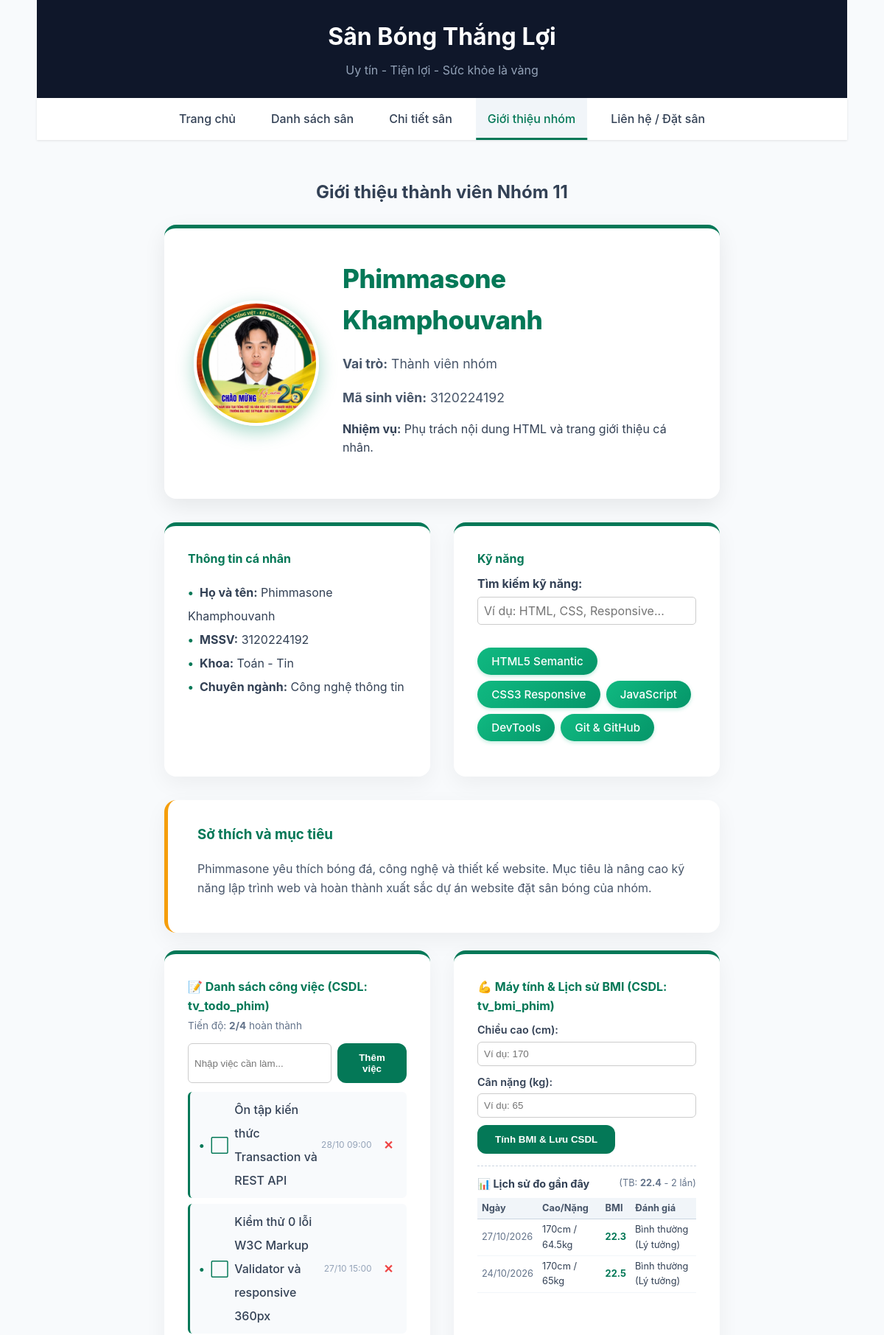
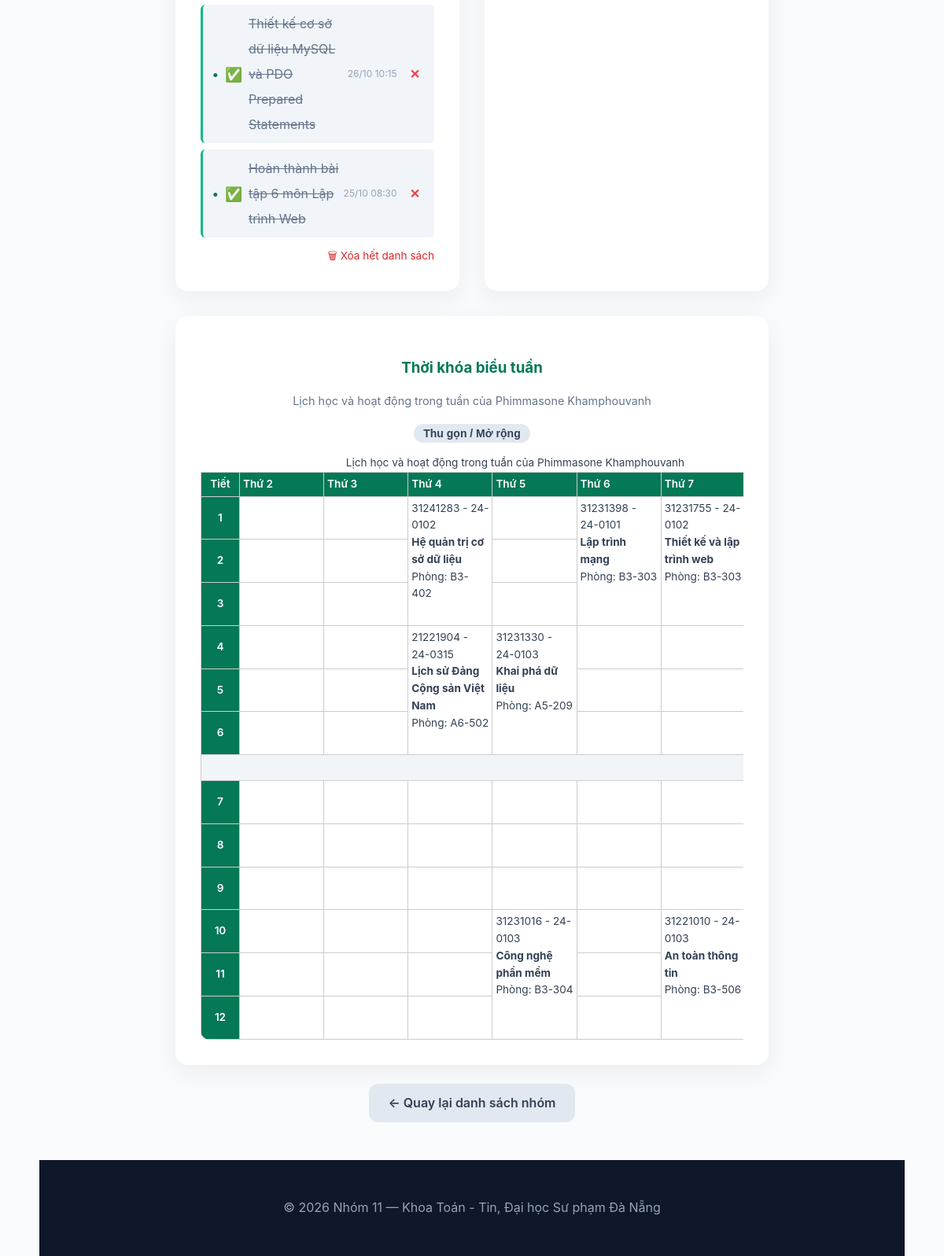
/thanhvien/3120224192_phimmasone/gioithieu.php, run on the app's committed database (2 pictures, top to bottom).
### tables this page shows
CREATE TABLE tv_todo_phim (
    id INT UNSIGNED AUTO_INCREMENT PRIMARY KEY,
    mssv VARCHAR(10) NOT NULL,
    tieu_de VARCHAR(255) NOT NULL,
    hoan_thanh TINYINT(1) NOT NULL DEFAULT 0,
    ngay_tao DATETIME NOT NULL DEFAULT CURRENT_TIMESTAMP,
    CONSTRAINT fk_tv_todo_thanh_vien FOREIGN KEY (mssv)
        REFERENCES thanh_vien(mssv) ON DELETE CASCADE ON UPDATE CASCADE
);

CREATE TABLE tv_bmi_phim (
    id INT UNSIGNED AUTO_INCREMENT PRIMARY KEY,
    mssv VARCHAR(10) NOT NULL,
    chieu_cao DECIMAL(5, 1) NOT NULL,
    can_nang DECIMAL(5, 1) NOT NULL,
    chi_so_bmi DECIMAL(4, 1) NOT NULL,
    phan_loai VARCHAR(50) NOT NULL,
    ngay_tao DATETIME NOT NULL DEFAULT CURRENT_TIMESTAMP,
    CONSTRAINT fk_tv_bmi_thanh_vien FOREIGN KEY (mssv)
        REFERENCES thanh_vien(mssv) ON DELETE CASCADE ON UPDATE CASCADE
);

### thanhvien/3120224192_phimmasone/gioithieu.php (the view, shortened to what the rows shown need)
<?php
require_once __DIR__ . '/../../inc/ham.php';
$mssv = '3120224192';
$pdo = null;
try {
    $pdo = db();
} catch (Throwable $e) {
    $dbLoi = 'Chưa thể kết nối CSDL MySQL: ' . $e->getMessage();
}
$danhSachTodo = [];
if ($pdo) {
    try {
        $stmt = $pdo->prepare("SELECT id, tieu_de, hoan_thanh, ngay_tao FROM tv_todo_phim WHERE mssv = ? ORDER BY hoan_thanh ASC, id DESC");
        $stmt->execute([$mssv]);
        $danhSachTodo = $stmt->fetchAll(PDO::FETCH_ASSOC);
    } catch (Throwable $e) {
    }
}
$lichSuBmi = [];
if ($pdo) {
    try {
        $stmtBmi = $pdo->prepare("SELECT id, chieu_cao, can_nang, chi_so_bmi, phan_loai, ngay_tao FROM tv_bmi_phim WHERE mssv = ? ORDER BY id DESC LIMIT 5");
        $stmtBmi->execute([$mssv]);
        $lichSuBmi = $stmtBmi->fetchAll(PDO::FETCH_ASSOC);
    } catch (Throwable $e) {
    }
}
?>
<!DOCTYPE html>
<html lang="vi">
<head>
    <link rel="stylesheet" href="../../css/style.css">
    <link rel="stylesheet" href="css/profile.css">
</head>
<body class="trang">
    <header class="trang__header">
        <h1>Sân Bóng Thắng Lợi</h1>
    </header>
    <main class="trang__main profile-main">
        <h2 class="chu-canh-giua mb-1">Giới thiệu thành viên Nhóm 11</h2>
        <section class="info-skills-grid" style="margin-top: 1.5rem;">
            <div class="info-box">
                <?php if (empty($danhSachTodo)): ?>
                    <p style="color: #64748b; font-style: italic; margin: 0;">Chưa có công việc nào trong CSDL.</p>
                <?php else: ?>
                    <ul style="list-style: none; padding: 0; margin: 0; display: flex; flex-direction: column; gap: 8px;">
                        <?php foreach ($danhSachTodo as $item): ?>
                            <?php $daXong = ((int)$item['hoan_thanh'] === 1); ?>
                            <li style="display: flex; justify-content: space-between; align-items: center; background: <?= $daXong ? '#f1f5f9' : '#f8fafc' ?>; padding: 8px 12px; border-radius: 6px; border-left: 3px solid <?= $daXong ? '#10b981' : 'var(--mau-chinh)' ?>;">
                                <div style="display: flex; align-items: center; gap: 8px; flex: 1;">
                                    <a href="gioithieu.php?toggle_todo=<?= (int)$item['id'] ?>" title="Nhấn để đổi trạng thái" style="text-decoration: none; font-size: 1.1rem;">
                                        <?= $daXong ? '✅' : '⬜' ?>
                                    </a>
                                    <span style="<?= $daXong ? 'text-decoration: line-through; color: #64748b;' : 'font-weight: 500;' ?>">
                                        <?= e($item['tieu_de']) ?>
                                    </span>
                                </div>
                                <div style="display: flex; align-items: center; gap: 10px;">
                                    <span style="font-size: 0.75rem; color: #94a3b8;"><?= date('d/m H:i', strtotime($item['ngay_tao'])) ?></span>
                                    <a href="gioithieu.php?xoa_todo=<?= (int)$item['id'] ?>" style="color: #ef4444; font-weight: bold; text-decoration: none; padding: 2px 6px;" onclick="return confirm('Xoá công việc này?');" title="Xóa">✕</a>
                                </div>
                            </li>
                        <?php endforeach; ?>
                    </ul>
                <?php endif; ?>
            </div>
            <div class="info-box">
                <div style="margin-top: 16px; border-top: 1px dashed #cbd5e1; padding-top: 12px;">
                    <?php if (empty($lichSuBmi)): ?>
                        <p style="color: #64748b; font-style: italic; font-size: 0.85rem; margin: 0;">Chưa có dữ liệu lịch sử đo BMI.</p>
                    <?php else: ?>
                        <div style="overflow-x: auto;">
                            <table style="width: 100%; font-size: 0.8rem; border-collapse: collapse; text-align: left;">
                                <thead>
                                    <tr style="background: #f1f5f9; color: #475569; border-bottom: 1px solid #cbd5e1;">
                                        <th style="padding: 4px 6px;">Ngày</th>
                                        <th style="padding: 4px 6px;">Cao/Nặng</th>
                                        <th style="padding: 4px 6px;">BMI</th>
                                        <th style="padding: 4px 6px;">Đánh giá</th>
                                    </tr>
                                </thead>
                                <tbody>
                                    <?php foreach ($lichSuBmi as $itemBmi): ?>
                                        <tr style="border-bottom: 1px solid #f1f5f9;">
                                            <td style="padding: 4px 6px; color: #64748b;"><?= date('d/m/Y', strtotime($itemBmi['ngay_tao'])) ?></td>
                                            <td style="padding: 4px 6px;"><?= (float)$itemBmi['chieu_cao'] ?>cm / <?= (float)$itemBmi['can_nang'] ?>kg</td>
                                            <td style="padding: 4px 6px; font-weight: bold; color: var(--mau-chinh);"><?= (float)$itemBmi['chi_so_bmi'] ?></td>
                                            <td style="padding: 4px 6px; color: #334155;"><?= e($itemBmi['phan_loai']) ?></td>
                                        </tr>
                                    <?php endforeach; ?>
                                </tbody>
                            </table>
                        </div>
                    <?php endif; ?>
                </div>
            </div>
        </section>
        <section class="profile-schedule">
            <div class="bang-cuon-ngang">
                <div id="schedule-container" style="overflow-x: auto;">
                <div class="bang-chua"><table class="bang-du-lieu bang-thoi-khoa-bieu" style="min-width: 800px; font-size: 0.85rem; border-collapse: collapse;">
                    <caption>Lịch học và hoạt động trong tuần của Phimmasone Khamphouvanh</caption>
                    <thead>
                        <tr style="background-color: #059669; color: white;">
                            <th scope="col" style="border: 1px solid #ccc; padding: 4px; width: 5%; text-align: center;">Tiết</th>
                            <th scope="col" style="border: 1px solid #ccc; padding: 4px; width: 13%;">Thứ 2</th>
                            <th scope="col" style="border: 1px solid #ccc; padding: 4px; width: 13%;">Thứ 3</th>
                            <th scope="col" style="border: 1px solid #ccc; padding: 4px; width: 13%;">Thứ 4</th>
                            <th scope="col" style="border: 1px solid #ccc; padding: 4px; width: 13%;">Thứ 5</th>
                            <th scope="col" style="border: 1px solid #ccc; padding: 4px; width: 13%;">Thứ 6</th>
                            <th scope="col" style="border: 1px solid #ccc; padding: 4px; width: 13%;">Thứ 7</th>
                        </tr>
                    </thead>
                    <tbody style="text-align: left; vertical-align: top;">
                        <tr>
                            <th scope="row" style="border: 1px solid #ccc; text-align: center;">1</th>
                        </tr>
                        <tr><th scope="row" style="border: 1px solid #ccc; text-align: center;">2</th></tr>
                        <tr><th scope="row" style="border: 1px solid #ccc; text-align: center;">3</th></tr>
                        <tr>
                            <th scope="row" style="border: 1px solid #ccc; text-align: center;">4</th>
                        </tr>
                        <tr><th scope="row" style="border: 1px solid #ccc; text-align: center;">5</th></tr>
                        <tr><th scope="row" style="border: 1px solid #ccc; text-align: center;">6</th></tr>
                        <tr><th scope="row" style="border: 1px solid #ccc; text-align: center;">7</th></tr>
                        <tr><th scope="row" style="border: 1px solid #ccc; text-align: center;">8</th></tr>
                        <tr><th scope="row" style="border: 1px solid #ccc; text-align: center;">9</th></tr>
                        <tr>
                            <th scope="row" style="border: 1px solid #ccc; text-align: center;">10</th>
                        </tr>
                        <tr><th scope="row" style="border: 1px solid #ccc; text-align: center;">11</th></tr>
                        <tr><th scope="row" style="border: 1px solid #ccc; text-align: center;">12</th></tr>
                    </tbody>
                </table></div>
                </div>
            </div>
        </section>
    </main>
</body>
</html>

### data on the page
tv_todo_phim: tieu_de "Ôn tập kiến thức Transaction và REST API", ngay_tao "28/10 09:00"
tv_todo_phim: tieu_de "Kiểm thử 0 lỗi W3C Markup Validator và responsive 360px", ngay_tao "27/10 15:00"
tv_todo_phim: tieu_de "Thiết kế cơ sở dữ liệu MySQL và PDO Prepared Statements", ngay_tao "26/10 10:15"
tv_todo_phim: tieu_de "Hoàn thành bài tập 6 môn Lập trình Web", ngay_tao "25/10 08:30"
tv_bmi_phim: ngay_tao "27/10/2026", chieu_cao "170", can_nang "64.5", chi_so_bmi "22.3", phan_loai "Bình thường (Lý tưởng)"
tv_bmi_phim: ngay_tao "24/10/2026", chieu_cao "170", can_nang "65", chi_so_bmi "22.5", phan_loai "Bình thường (Lý tưởng)"

### other printed values
$soHoanThanh "2"
$tongTodo "4"
$thongKeBmi['bmi_tb'] "22.4"
$thongKeBmi['tong_lan'] "2"
